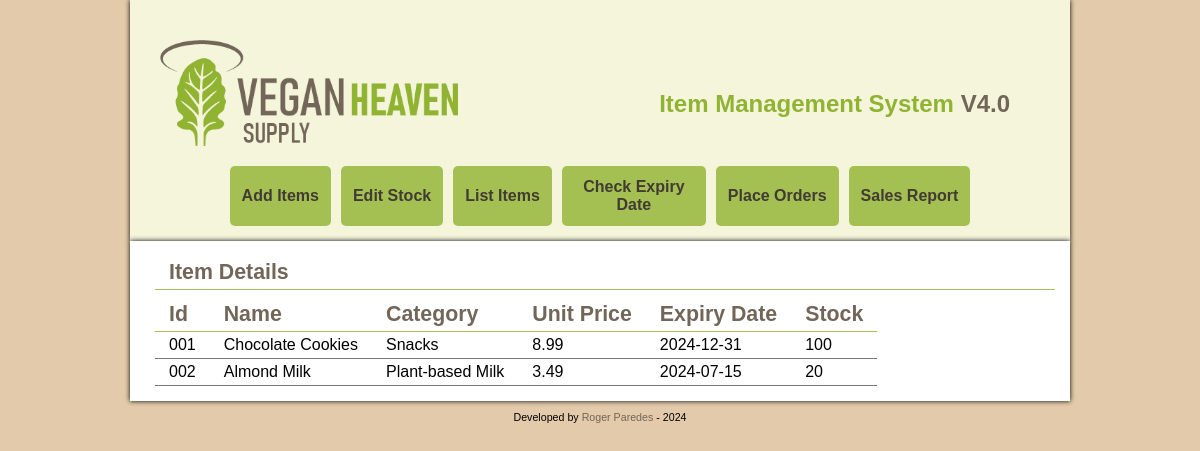
Screenshot of /item_details.php with the database file from the repository.
### tables this page shows
CREATE TABLE `items` (
	`item_id` VARCHAR(5) PRIMARY KEY,
    `item_name` VARCHAR(45) NOT NULL UNIQUE,
    `item_category` VARCHAR(45),
    `item_brand` VARCHAR(45),
    `item_price` DECIMAL(10, 2),
    `item_expiry_date` DATE,
    `item_stock` INT
);

### repository_class.php (called while the page is built, shortened)
<?php
require_once 'database_connection_class.php';
class Repository {
    private $db;
    public function __construct() {
        $database = new Database_connection();
        $this->db = $database->getConnection();
    }
    public function fetchItems() {
        $query = 'SELECT * FROM items';
        $statement = $this->db->prepare($query);
        $statement->execute();
        $results = $statement->fetchAll(PDO::FETCH_ASSOC);
        return $results;
    }
}
?>

### database_connection_class.php (called while the page is built, shortened)
<?php
class Database_connection {
    private $dsn = 'mysql:host=localhost;dbname=db_vegan_heaven';
    private $username = 'root';
    private $password = '7400';
    private $ssl_cert = './SSLcert/MicrosoftRSARootCertificateAuthority2017.crt';
    private $db;
    public function __construct() {
        $this->options = array(
            PDO::ATTR_ERRMODE => PDO::ERRMODE_EXCEPTION,
            PDO::MYSQL_ATTR_SSL_CA => $this->ssl_cert,
            PDO::MYSQL_ATTR_SSL_VERIFY_SERVER_CERT => false
        );
        try {
            $this->db = new PDO($this->dsn, $this->username, $this->password, $this->options);
        } catch (PDOException $e) {
            $error_message = $e->getMessage();
            echo "<p>Error connecting to database ☹️: $error_message </p>";
            exit();
        }
    }
    public function getConnection() {
        return $this->db;
    }
}
?>

### item_details.php (the view)
<?php
include("public/header.php");
require_once 'repository_class.php';
$repository = new Repository();
function create_table($data){
  echo '<h2>Item Details</h2>';
  if (isset($data)){
    $table_html = "<table>";
    $table_html .= "<tr><th>Id</th><th>Name</th><th>Category</th><th>Unit Price</th><th>Expiry Date</th><th>Stock</th></tr>";
      foreach ($data as $product) {
        $table_html .= "<tr>";
        $table_html .= "<td>" . $product["item_id"] . "</td>";
        $table_html .= "<td>" . $product["item_name"] . "</td>";
        $table_html .= "<td>" . $product["item_category"] . "</td>";
        $table_html .= "<td>" . $product["item_price"] . "</td>";
        $table_html .= "<td>" . $product["item_expiry_date"] . "</td>";
        $table_html .= "<td>" . $product["item_stock"] . "</td>";
        $table_html .= "</tr>";
      }
      $table_html .= "</table>";
      return $table_html;
  }else{
    echo "There are no items. Add New Items to get a detailed list of them.<br><br>".
    "<button><a href='add_items.php'> Add New Items </a></button>";
  }
}
$table_detailed_list = create_table($repository->fetchItems());
 echo $table_detailed_list;
include("public/footer.php");
?>

### styles/style.css (style rules this page uses)
body { margin: 0; padding: 0; background-color: rgb(227, 202, 170); font-family: Arial, Helvetica, sans-serif; }
table { margin-left: 10px; border-collapse: collapse; }
table td { border-bottom: 1px solid #777; padding: 4px 14px; border-collapse: collapse; }
table th, h2 { border-bottom: 1px solid #91b332ce; color: #726658; padding: 4px 14px; margin-bottom: 8px; border-collapse: collapse; font-size: 16pt; text-align: left; }
h2 { margin-top: 0; margin-left: 10px; color: #726658; }

### rows the page displays
items: item_id "001", item_name "Chocolate Cookies", item_category "Snacks", item_price "8.99", item_expiry_date "2024-12-31", item_stock "100"
items: item_id "002", item_name "Almond Milk", item_category "Plant-based Milk", item_price "3.49", item_expiry_date "2024-07-15", item_stock "20"
